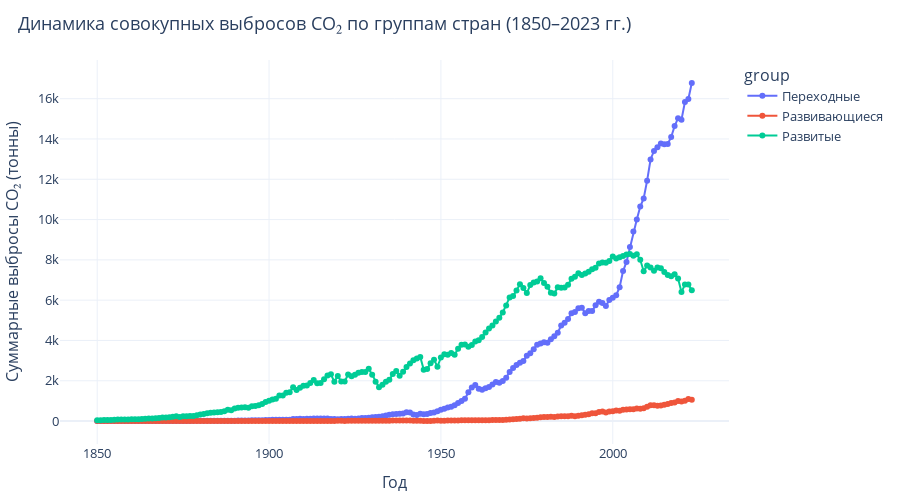

Notebook code cell kept with this figure:
### Markdown cell above
#### 8.2 Динамика выбросов CO₂ по группам стран

Сравниваются три категории экономик (развитые, переходные и развивающиеся) по совокупным объёмам выбросов для того, чтобы понять какие группы вносят наибольший вклад в глобальные эмиссии.

### Code cell
def plot_group_co2_trends(df, year_col="year", co2_col="co2"):
    if all(col in df.columns for col in [year_col, co2_col, "group"]):
        yearly = (
            df.groupby([year_col, "group"], as_index=False)[co2_col]
            .sum()
            .rename(columns={co2_col: "total_co2"})
        )

        fig = px.line(
            yearly,
            x=year_col,
            y="total_co2",
            color="group",
            title="Динамика совокупных выбросов CO₂ по группам стран (1850–2023 гг.)",
            labels={year_col: "Год", "total_co2": "Суммарные выбросы CO₂ (тонны)"},
        )

        fig.update_traces(mode="lines+markers", line=dict(width=2))
        fig.update_layout(
            height=500,
            title_x=0.02,
            margin=dict(l=60, r=40, t=60, b=40),
            font=dict(size=13),
            hovermode="x unified",
            template="plotly_white",
        )
        fig.show()
    else:
        print("Не найдены нужные колонки в датафрейме")


# вызов
plot_group_co2_trends(df_focus)

### Figure 1 — Plotly figure (JSON) as saved in the notebook; plotly's stock layout.template omitted (floating-point values rounded to 4 significant figures; data arrays with more than 128 entries replaced by an {"elided": "..."} marker saying what was removed)
{"data": [{"hovertemplate": "group=Переходные<br>Год=%{x}<br>Суммарные выбросы CO₂ (тонны)=%{y}<extra></extra>", "legendgroup": "Переходные", "line": {"color": "#636efa", "dash": "solid", "width": 2}, "marker": {"symbol": "circle"}, "mode": "lines+markers", "name": "Переходные", "orientation": "v", "showlegend": true, "type": "scatter", "x": {"elided": "174 int values"}, "xaxis": "x", "y": {"elided": "174 float values"}, "yaxis": "y"}, {"hovertemplate": "group=Развивающиеся<br>Год=%{x}<br>Суммарные выбросы CO₂ (тонны)=%{y}<extra></extra>", "legendgroup": "Развивающиеся", "line": {"color": "#EF553B", "dash": "solid", "width": 2}, "marker": {"symbol": "circle"}, "mode": "lines+markers", "name": "Развивающиеся", "orientation": "v", "showlegend": true, "type": "scatter", "x": {"elided": "174 int values"}, "xaxis": "x", "y": {"elided": "174 float values"}, "yaxis": "y"}, {"hovertemplate": "group=Развитые<br>Год=%{x}<br>Суммарные выбросы CO₂ (тонны)=%{y}<extra></extra>", "legendgroup": "Развитые", "line": {"color": "#00cc96", "dash": "solid", "width": 2}, "marker": {"symbol": "circle"}, "mode": "lines+markers", "name": "Развитые", "orientation": "v", "showlegend": true, "type": "scatter", "x": {"elided": "174 int values"}, "xaxis": "x", "y": {"elided": "174 float values"}, "yaxis": "y"}], "layout": {"font": {"size": 13}, "height": 500, "hovermode": "x unified", "legend": {"title": {"text": "group"}, "tracegroupgap": 0}, "margin": {"b": 40, "l": 60, "r": 40, "t": 60}, "title": {"text": "Динамика совокупных выбросов CO₂ по группам стран (1850–2023 гг.)", "x": 0.02}, "xaxis": {"anchor": "y", "domain": [0, 1], "title": {"text": "Год"}}, "yaxis": {"anchor": "x", "domain": [0, 1], "title": {"text": "Суммарные выбросы CO₂ (тонны)"}}}}
